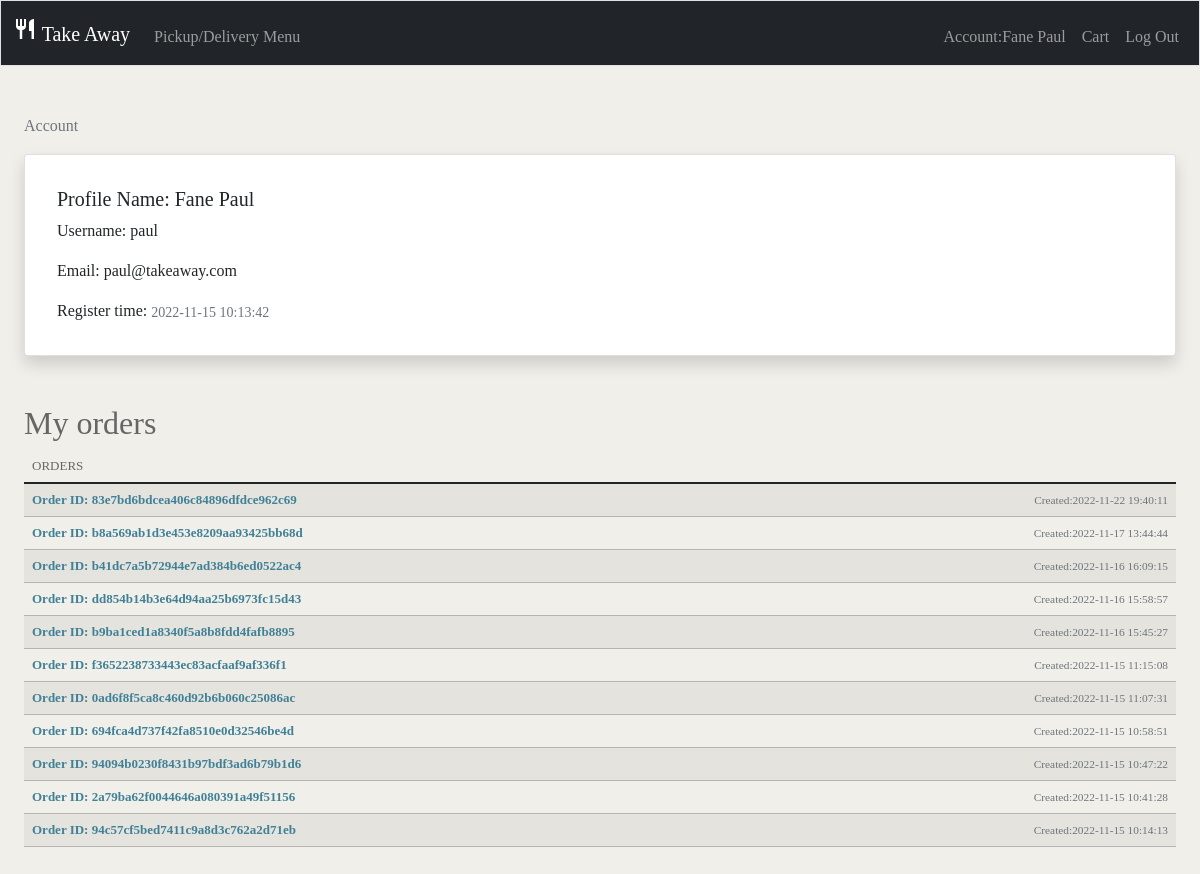
The app's page /account (signed in) with its own data.
### tables this page shows
CREATE TABLE customer (customerID INTEGER PRIMARY KEY AUTOINCREMENT NOT NULL, customerName varchar(40) NOT NULL, username varchar(40) NOT NULL, email varchar(40) NOT NULL, hashPassword TEXT NOT NULL, created_at DATETIME);

CREATE TABLE orders (orderID INTEGER PRIMARY KEY AUTOINCREMENT NOT NULL, uniqueID TEXT NOT NULL, customerID INTEGER NOT NULL, created_at DATETIME NOT NULL, pickup_delivery_time DATETIME NOT NULL, total_price FLOAT NOT NULL, type varchar(40) NOT NULL, address TEXT);

### app.py (the view)
@app.route("/account")
@login_required
def info():
    info = db.execute("SELECT * FROM customer WHERE customerID = ?", session.get("user_id"))
    orders = db.execute("SELECT * FROM orders  WHERE customerID = ? ORDER BY orderID DESC", session.get("user_id"))
    return render_template ("account.html", customer=info, orders=orders)

### app.py (called while the page is built)
@app.after_request
def after_request(response):
    response.headers["Cache-Control"] = "no-cache, no-store, must-revalidate"
    response.headers["Expires"] = 0
    response.headers["Pragma"] = "no-cache"
    return response

### helpers.py (called while the page is built)
def login_required(f):
    @wraps(f)
    def decorated_function(*args, **kwargs):
        if session.get("user_id") is None:
            return redirect("/login")
        return f(*args, **kwargs)
    return decorated_function

### templates/account.html (shortened to what this page needs)
{% extends "layout.html" %}
{% block main %}
    <nav aria-label="breadcrumb">
        <ol class="breadcrumb">
            <li class="breadcrumb-item active" aria-current="page">Account</li>
        </ol>
    </nav>
    {% for data in customer %}
    <div class="card shadow p-3 mb-5 bg-body rounded">
        <div class="card-body">
            <h5 class="card-title">Profile Name: {{data.customerName}}</h5>
            <p class="card-text">Username: {{data.username}}</p>
            <p class="card-text">Email: {{data.email}}</p>
            <p class="card-text">Register time: <small class="table-design text-muted">{{data.created_at}}</small></p>
        </div>
    </div>
    {% endfor %}
    <h2 class="admin-area-title">My orders</h2>
    <table class="table table-striped">
        <thead>
            <tr class="table-design">
                <td class="admin-area-title">ORDERS</td>
            </tr>
        </thead>
        <tbody>
            {% for order in orders %}
            <tr class="table-design">
                <td>
                    <div class="table-title">
                        <a class="table-font" href="/account/orders/{{ order.orderID }}">
                            Order ID: {{ order.uniqueID }}
                        </a>
                        <small class="table-design text-muted">Created:{{ order.created_at }}</small>
                    </div>
                </td>
            </tr>
            {% endfor %}
        </tbody>
    </table>
{% endblock %}

### templates/layout.html (shortened to what this page needs)
<!DOCTYPE html>
<html lang="en">
    <head>
        <link href="https://cdn.jsdelivr.net/npm/bootstrap@5.1.3/dist/css/bootstrap.min.css" rel="stylesheet">
        <link href="/static/style.css" rel="stylesheet">
    </head>
    <body>
        <div>
            <nav class="bg-dark border navbar navbar-expand-md navbar-dark">
                <div class="container">
                    <a class="navbar-brand" href="{{ url_for('index') }}"><span class="material-icons">restaurant</span> <span class="red">Take Away</span></a>
                    <div class="collapse navbar-collapse" id="navbar">
                        {% if session["user_id"] %}
                            <ul class="navbar-nav me-auto mt-2">
                                <li class="nav-item"><a class="nav-link" href="/pickup-menu">Pickup/Delivery Menu</a></li>
                            </ul>
                            <ul class="navbar-nav ms-auto mt-2">
                                <li class="nav-item"><a class="nav-link" href="/account">Account:{{session["name"]}}</a></li>
                                <li class="nav-item"><a class="nav-link" href="/cart">Cart</a></li>
                                <li class="nav-item"><a class="nav-link" href="/logout">Log Out</a></li>
                            </ul>
                        {% endif %}
                    </div>
                </div>
            </nav>
        </div>
        <div class="container margin">
            <main class="container-fluid py-5">
                {% block main %}{% endblock %}
            </main>
        </div>
    </body>
</html>

### static/style.css (style rules this page uses)
body { background: #f1efe9; font-family: "futura-pt"; }
.container { max-width: 1200px; }
.margin { margin-bottom: 100px; }
.table-title { display: block; display: flex; }
.table-font { flex-grow: 1; font-weight: 600; text-decoration: none; color: #408197; }
.admin-area-title { color:#666; flex-grow: 1; }
.table-design { padding: 0; white-space: nowrap; vertical-align: middle; }
td, th { font-size: 13px; line-height: 16px; border-bottom: 1px solid #b4b4b4; vertical-align: top; padding: 8px; }

### records on screen
customer: name "Fane Paul", customerName "Fane Paul", username "paul", email "paul@takeaway.com", created_at "2022-11-15 10:13:42"
orders: uniqueID "83e7bd6bdcea406c84896dfdce962c69", created_at "2022-11-22 19:40:11"
orders: uniqueID "b8a569ab1d3e453e8209aa93425bb68d", created_at "2022-11-17 13:44:44"
orders: uniqueID "b41dc7a5b72944e7ad384b6ed0522ac4", created_at "2022-11-16 16:09:15"
orders: uniqueID "dd854b14b3e64d94aa25b6973fc15d43", created_at "2022-11-16 15:58:57"
orders: uniqueID "b9ba1ced1a8340f5a8b8fdd4fafb8895", created_at "2022-11-16 15:45:27"
orders: uniqueID "f3652238733443ec83acfaaf9af336f1", created_at "2022-11-15 11:15:08"
orders: uniqueID "0ad6f8f5ca8c460d92b6b060c25086ac", created_at "2022-11-15 11:07:31"
orders: uniqueID "694fca4d737f42fa8510e0d32546be4d", created_at "2022-11-15 10:58:51"
orders: uniqueID "94094b0230f8431b97bdf3ad6b79b1d6", created_at "2022-11-15 10:47:22"
orders: uniqueID "2a79ba62f0044646a080391a49f51156", created_at "2022-11-15 10:41:28"
orders: uniqueID "94c57cf5bed7411c9a8d3c762a2d71eb", created_at "2022-11-15 10:14:13"
